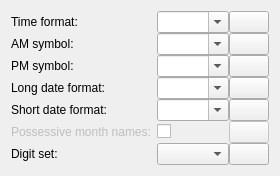
     <widget class="QWidget" name="m_tabDateTime">
      <attribute name="title">
       <string>Date &amp;&amp; Time</string>
      </attribute>
      <layout class="QFormLayout" name="formLayout_4">
    <property name="verticalSpacing">
      <number>0</number>
    </property>
       <property name="fieldGrowthPolicy">
        <enum>QFormLayout::ExpandingFieldsGrow</enum>
       </property>
       <item row="0" column="0">
        <widget class="QLabel" name="m_labelTimeFormat">
         <property name="toolTip">
          <string/>
         </property>
         <property name="whatsThis">
          <string/>
         </property>
         <property name="text">
          <string>Time format:</string>
         </property>
         <property name="buddy">
          <cstring>m_comboTimeFormat</cstring>
         </property>
        </widget>
       </item>
       <item row="0" column="1">
        <layout class="QHBoxLayout" name="horizontalLayout_17">
         <item>
          <widget class="KComboBox" name="m_comboTimeFormat">
           <property name="sizePolicy">
            <sizepolicy hsizetype="Expanding" vsizetype="Fixed">
             <horstretch>0</horstretch>
             <verstretch>0</verstretch>
            </sizepolicy>
           </property>
           <property name="toolTip">
            <string/>
           </property>
           <property name="whatsThis">
            <string/>
           </property>
           <property name="editable">
            <bool>true</bool>
           </property>
          </widget>
         </item>
         <item>
          <widget class="KPushButton" name="m_buttonDefaultTimeFormat"/>
         </item>
        </layout>
       </item>
       <item row="1" column="0">
        <widget class="QLabel" name="m_labelAmSymbol">
         <property name="text">
          <string>AM symbol:</string>
         </property>
         <property name="buddy">
          <cstring>m_comboAmSymbol</cstring>
         </property>
        </widget>
       </item>
       <item row="1" column="1">
        <layout class="QHBoxLayout" name="horizontalLayout_18">
         <item>
          <widget class="KComboBox" name="m_comboAmSymbol">
           <property name="sizePolicy">
            <sizepolicy hsizetype="Expanding" vsizetype="Fixed">
             <horstretch>0</horstretch>
             <verstretch>0</verstretch>
            </sizepolicy>
           </property>
           <property name="editable">
            <bool>true</bool>
           </property>
          </widget>
         </item>
         <item>
          <widget class="KPushButton" name="m_buttonDefaultAmSymbol"/>
         </item>
        </layout>
       </item>
       <item row="2" column="0">
        <widget class="QLabel" name="m_labelPmSymbol">
         <property name="text">
          <string>PM symbol:</string>
         </property>
         <property name="buddy">
          <cstring>m_comboPmSymbol</cstring>
         </property>
        </widget>
       </item>
       <item row="2" column="1">
        <layout class="QHBoxLayout" name="horizontalLayout_19">
         <item>
          <widget class="KComboBox" name="m_comboPmSymbol">
           <property name="sizePolicy">
            <sizepolicy hsizetype="Expanding" vsizetype="Fixed">
             <horstretch>0</horstretch>
             <verstretch>0</verstretch>
            </sizepolicy>
           </property>
           <property name="editable">
            <bool>true</bool>
           </property>
          </widget>
         </item>
         <item>
          <widget class="KPushButton" name="m_buttonDefaultPmSymbol"/>
         </item>
        </layout>
       </item>
       <item row="3" column="0">
        <widget class="QLabel" name="m_labelDateFormat">
         <property name="toolTip">
          <string/>
         </property>
         <property name="whatsThis">
          <string/>
         </property>
         <property name="text">
          <string>Long date format:</string>
         </property>
         <property name="buddy">
          <cstring>m_comboDateFormat</cstring>
         </property>
        </widget>
       </item>
       <item row="3" column="1">
        <layout class="QHBoxLayout" name="horizontalLayout_20">
         <item>
          <widget class="KComboBox" name="m_comboDateFormat">
           <property name="sizePolicy">
            <sizepolicy hsizetype="Expanding" vsizetype="Fixed">
             <horstretch>0</horstretch>
             <verstretch>0</verstretch>
            </sizepolicy>
           </property>
           <property name="toolTip">
            <string/>
           </property>
           <property name="whatsThis">
            <string/>
           </property>
           <property name="editable">
            <bool>true</bool>
           </property>
          </widget>
         </item>
         <item>
          <widget class="KPushButton" name="m_buttonDefaultDateFormat"/>
         </item>
        </layout>
       </item>
       <item row="4" column="0">
        <widget class="QLabel" name="m_labelShortDateFormat">
         <property name="toolTip">
          <string/>
         </property>
         <property name="whatsThis">
          <string/>
         </property>
         <property name="text">
          <string>Short date format:</string>
         </property>
         <property name="buddy">
          <cstring>m_comboShortDateFormat</cstring>
         </property>
        </widget>
       </item>
       <item row="4" column="1">
        <layout class="QHBoxLayout" name="horizontalLayout_21">
         <item>
          <widget class="KComboBox" name="m_comboShortDateFormat">
           <property name="sizePolicy">
            <sizepolicy hsizetype="Expanding" vsizetype="Fixed">
             <horstretch>0</horstretch>
             <verstretch>0</verstretch>
            </sizepolicy>
           </property>
           <property name="toolTip">
            <string/>
           </property>
           <property name="whatsThis">
            <string/>
           </property>
           <property name="editable">
            <bool>true</bool>
           </property>
          </widget>
         </item>
         <item>
          <widget class="KPushButton" name="m_buttonDefaultShortDateFormat"/>
         </item>
        </layout>
       </item>
       <item row="5" column="0">
        <widget class="QLabel" name="m_labelMonthNamePossessive">
         <property name="enabled">
          <bool>false</bool>
         </property>
         <property name="toolTip">
          <string/>
         </property>
         <property name="whatsThis">
          <string/>
         </property>
         <property name="text">
          <string>Possessive month names:</string>
         </property>
         <property name="buddy">
          <cstring>m_checkMonthNamePossessive</cstring>
         </property>
        </widget>
       </item>
       <item row="5" column="1">
        <layout class="QHBoxLayout" name="horizontalLayout_35">
         <item>
          <widget class="QCheckBox" name="m_checkMonthNamePossessive">
           <property name="sizePolicy">
            <sizepolicy hsizetype="Expanding" vsizetype="Fixed">
             <horstretch>0</horstretch>
             <verstretch>0</verstretch>
            </sizepolicy>
           </property>
           <property name="toolTip">
            <string/>
           </property>
           <property name="whatsThis">
            <string/>
           </property>
           <property name="text">
            <string/>
           </property>
          </widget>
         </item>
         <item>
          <widget class="KPushButton" name="m_buttonDefaultMonthNamePossessive">
           <property name="enabled">
            <bool>false</bool>
           </property>
          </widget>
         </item>
        </layout>
       </item>
       <item row="6" column="0">
        <widget class="QLabel" name="m_labelDateTimeDigitSet">
         <property name="toolTip">
          <string/>
         </property>
         <property name="whatsThis">
          <string/>
         </property>
         <property name="text">
          <string>Digit set:</string>
         </property>
         <property name="buddy">
          <cstring>m_comboDateTimeDigitSet</cstring>
         </property>
        </widget>
       </item>
       <item row="6" column="1">
        <layout class="QHBoxLayout" name="horizontalLayout_30">
         <item>
          <widget class="KComboBox" name="m_comboDateTimeDigitSet">
           <property name="sizePolicy">
            <sizepolicy hsizetype="Expanding" vsizetype="Fixed">
             <horstretch>0</horstretch>
             <verstretch>0</verstretch>
            </sizepolicy>
           </property>
          </widget>
         </item>
         <item>
          <widget class="KPushButton" name="m_buttonDefaultDateTimeDigitSet"/>
         </item>
        </layout>
       </item>
      </layout>
     </widget>
